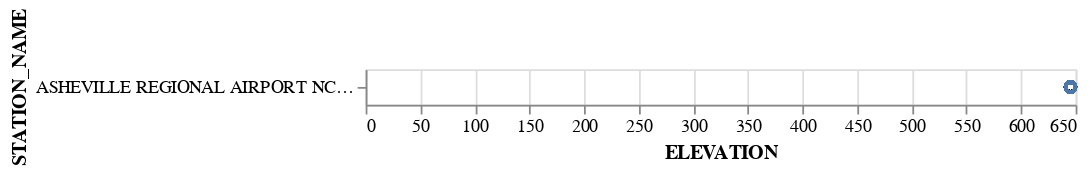

The code cell stored with this chart in its notebook:
### Code cell
alt.Chart(df).mark_point().encode(
    y='STATION_NAME',
    x='ELEVATION'
)

### Figure 1 — Vega-Lite specification as saved in the notebook (floating-point values rounded to 4 significant figures; data arrays with more than 128 entries replaced by an {"elided": "..."} marker saying what was removed)
{"config": {"view": {"continuousWidth": 400, "continuousHeight": 300}}, "data": {"name": "data-5897e85ac86e6629f1a299d98a3e5ef8"}, "mark": "point", "encoding": {"x": {"field": "ELEVATION", "type": "quantitative"}, "y": {"field": "STATION_NAME", "type": "nominal"}}, "$schema": "https://vega.github.io/schema/vega-lite/v4.17.0.json", "datasets": {"data-5897e85ac86e6629f1a299d98a3e5ef8": {"elided": "744 records"}}}
